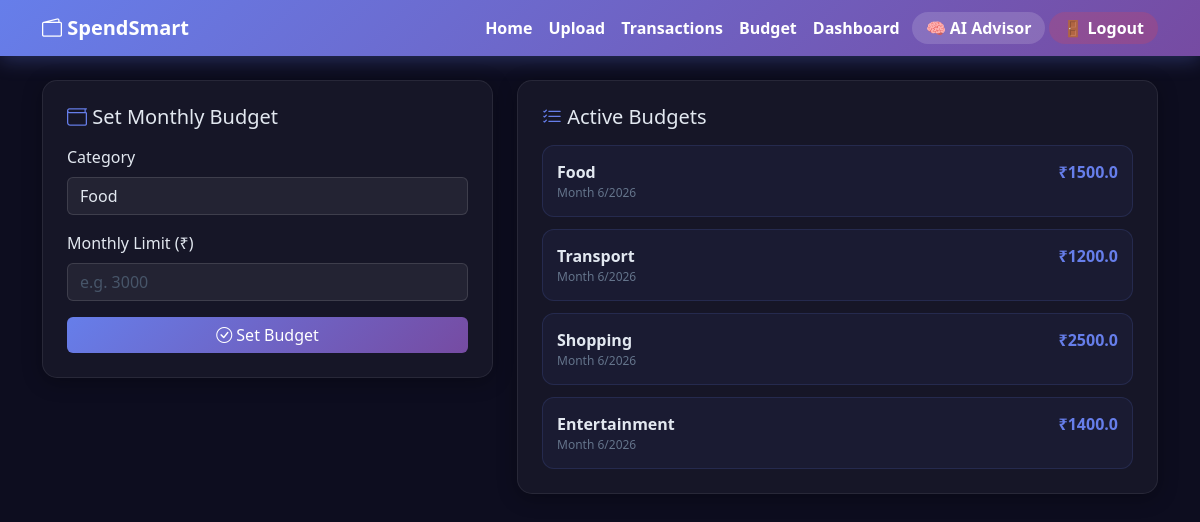
Screenshot of /budget (signed in) with the database file from the repository.
### models.py (models this page shows)
class Budget(db.Model):
    id = db.Column(db.Integer, primary_key=True)
    user_id = db.Column(db.Integer, db.ForeignKey('user.id'), nullable=False)
    category = db.Column(db.String(50), nullable=False)
    limit_amount = db.Column(db.Float, nullable=False)
    month = db.Column(db.Integer, nullable=False)
    year = db.Column(db.Integer, nullable=False)

### app.py (the view)
@app.route('/budget')
@login_required
def budget_page():
    uid = current_user_id()
    budgets = Budget.query.filter_by(user_id=uid).all()
    return render_template('budget.html', budgets=budgets)

### app.py (called while the page is built)
def login_required(f):
    @wraps(f)
    def decorated(*args, **kwargs):
        if 'user_id' not in session:
            return redirect(url_for('login'))
        return f(*args, **kwargs)
    return decorated

def current_user_id():
    return session.get('user_id')

### templates/budget.html (shortened to what this page needs)
{% extends 'base.html' %}
{% block content %}
<div class="row mt-4">
    <div class="col-md-5">
        <div class="card p-4" style="border-radius:15px;">
            <h5 class="mb-3"><i class="bi bi-wallet" style="color:#667eea"></i> Set Monthly Budget</h5>
            <form method="POST" action="/set-budget">
                <div class="mb-3">
                    <label class="form-label">Category</label>
                    <select name="category" class="form-select">
                        <option>Food</option>
                    </select>
                </div>
                <div class="mb-3">
                    <label class="form-label">Monthly Limit (₹)</label>
                    <input type="number" name="limit_amount" class="form-control" placeholder="e.g. 3000" required>
                </div>
                <button type="submit" class="btn btn-primary w-100">
                    <i class="bi bi-check-circle"></i> Set Budget
                </button>
            </form>
        </div>
    </div>
    <div class="col-md-7">
        <div class="card p-4" style="border-radius:15px;">
            <h5 class="mb-3"><i class="bi bi-list-check" style="color:#667eea"></i> Active Budgets</h5>
            {% if budgets %}
            <div style="display:flex;flex-direction:column;gap:12px;">
                {% for b in budgets %}
                <div style="padding:14px;border-radius:12px;background:rgba(102,126,234,0.06);border:1px solid rgba(102,126,234,0.15);">
                    <div class="d-flex justify-content-between">
                        <strong>{{ b.category }}</strong>
                        <span style="color:#667eea;font-weight:700;">₹{{ b.limit_amount }}</span>
                    </div>
                    <div style="font-size:12px;color:#64748b;">Month {{ b.month }}/{{ b.year }}</div>
                </div>
                {% endfor %}
            </div>
            {% else %}
            <div style="text-align:center;color:#64748b;padding:30px;">
                No budgets set yet. Add one on the left!
            </div>
            {% endif %}
        </div>
    </div>
</div>
{% endblock %}

### templates/base.html (style rules this page uses)
body { background-color: #0d0d1f; color: #e2e8f0; }
.card { border: 1px solid rgba(255,255,255,0.08); border-radius: 15px; background: rgba(255,255,255,0.04); box-shadow: 0 4px 20px rgba(0,0,0,0.3); color: #e2e8f0; }
.btn-primary { background: linear-gradient(135deg, #667eea, #764ba2); border: none; }
.form-control, .form-select { background: rgba(255,255,255,0.06); border: 1px solid rgba(255,255,255,0.12); color: #e2e8f0; }
.form-control::placeholder { color: #475569; }

### rows the page displays
Budget: category "Food", limit_amount "1500.0", month "6", year "2026"
Budget: category "Transport", limit_amount "1200.0", month "6", year "2026"
Budget: category "Shopping", limit_amount "2500.0", month "6", year "2026"
Budget: category "Entertainment", limit_amount "1400.0", month "6", year "2026"
